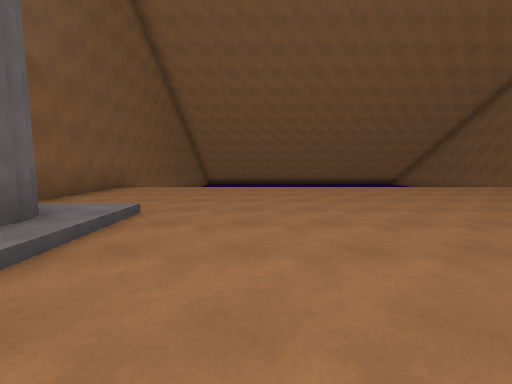
[1] (above)

18 first-person views from a walk through a Unity game level. The camera is 1.4 m above the floor, tilts 6° down and sees 90° across. The floor is counted in squares, 2 m on a side. Each view is taken from the middle of a square. On the plan, view 1 faces up. The plan holds only what a view shows up to about 9 squares ahead; the rest is blank. The place goes on beyond the plan. The player is left out.

[2]
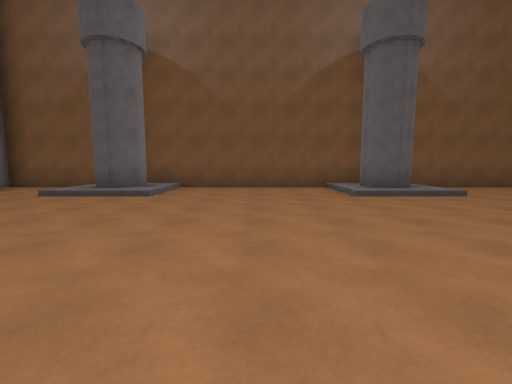

[3]
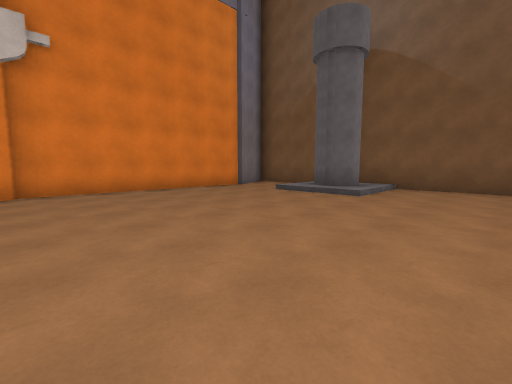

[4]
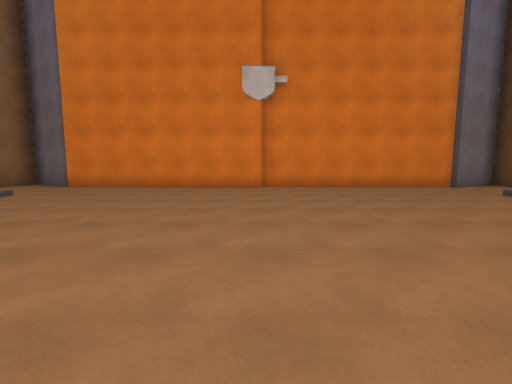

[5]
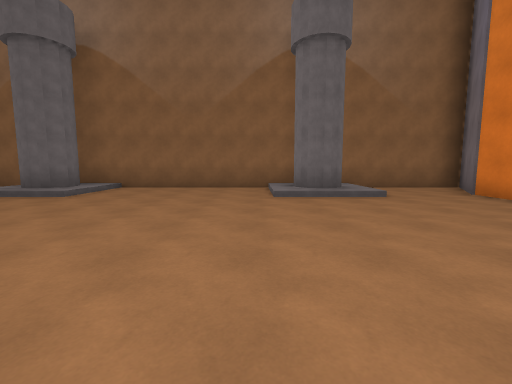

[6]
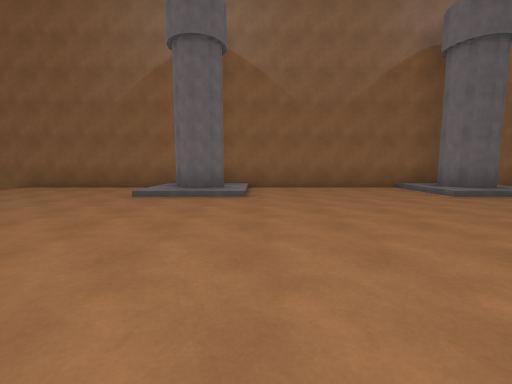

[7]
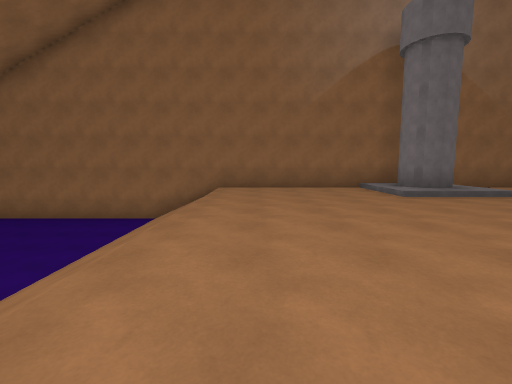

[8]
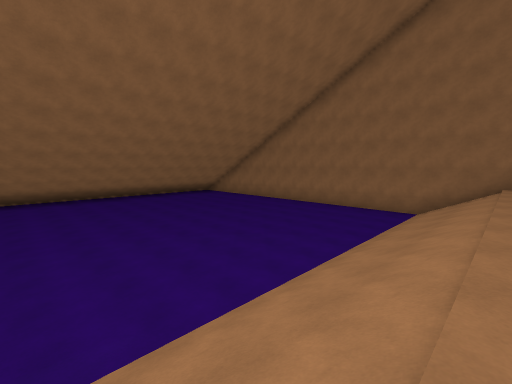

[9]
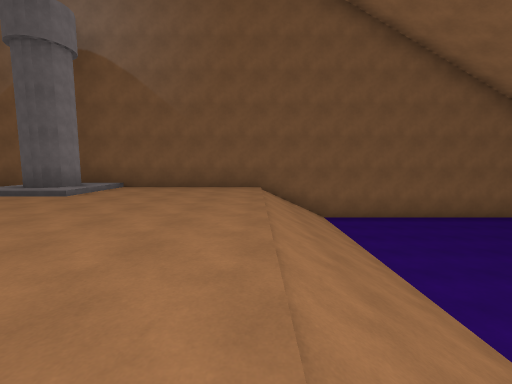

[10]
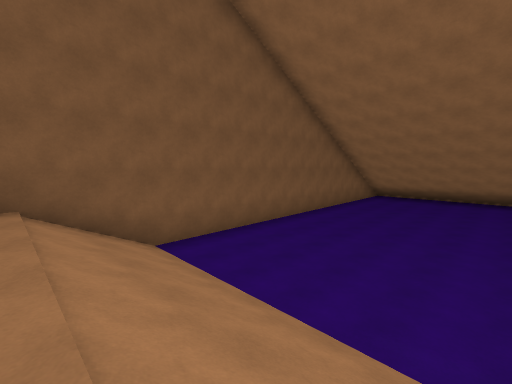

[11]
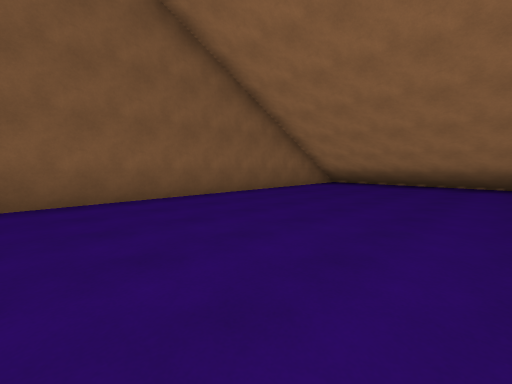

[12]
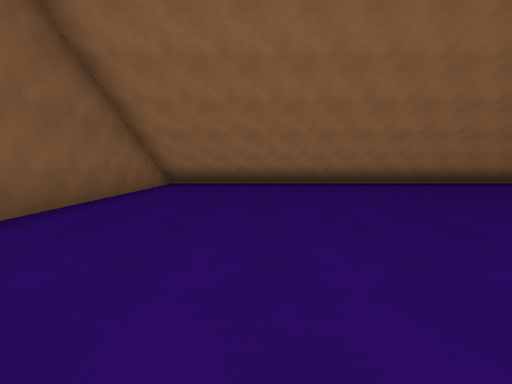

[13]
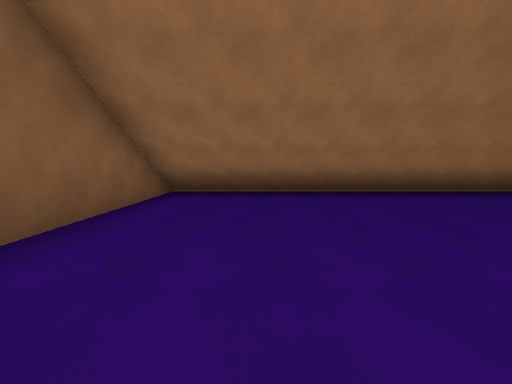

[14]
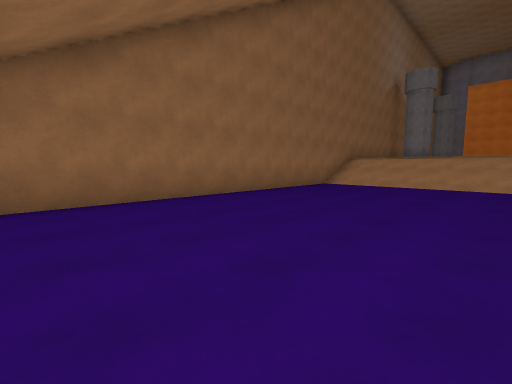

[15]
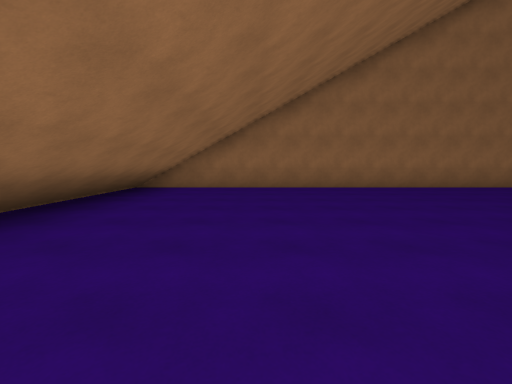

[16]
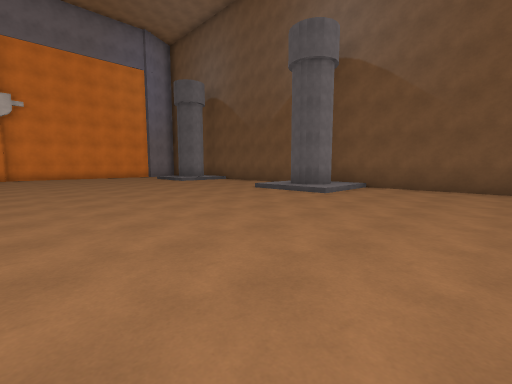

[17]
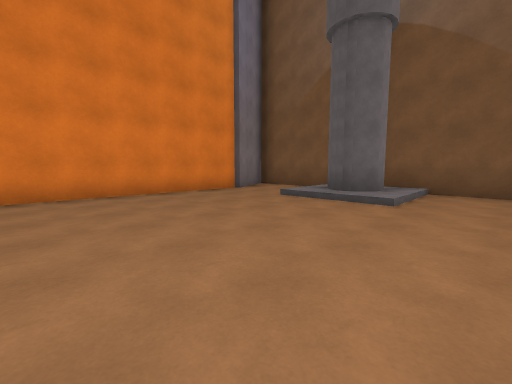

[18]
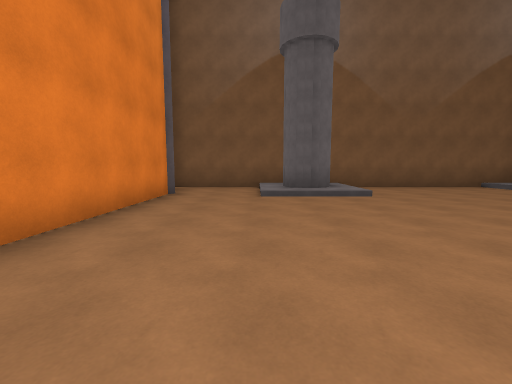

### Floor plan
Key: @ floor where view 1 was taken; # wall or solid block; . main floor; : floor 0.25 m higher than the main floor; - floor 2 m lower than the main floor; / step, stairs or slope.
Columns run from 5 left of view 1 to 12 right of it. Each row starts with its distance up from view 1.
 22 ##################
 21 #----------------#
 20 #----------------#
 19 #----------------#
 18 #----------------#
 17 #----------------#
 16 #----------------#
 15 #----------------#
 14 #----------------#
 13 #----------------#
 12 #----------------#
 11 #----------------#
 10 #////////////////#
  9 #////////////////#
  8 #////////////////#
  7 #................#
  6 #................#
  5 #................#
  4 #.........  .....#
  3 #:#:...........:##
  2 #:#:...........:##
  1 #................#
  0 #....@...........#
 -1 #................#
 -2 #................#
 -3 #................#
 -4 #:::...........:##
 -5 #:#:...........:##
 -6 #///...........//#
 -7 #................#
 -8 #..#.....####....#
 -9 ##########  ######

Positions as (right, up) in squares from view 1, and headings:
1: (0, 0), facing up
2: (4, -1), facing left
3: (4, -1), facing down-left
4: (4, 0), facing down
5: (4, -3), facing right
6: (4, 1), facing right
7: (4, 7), facing right
8: (2, 8), facing up-right
9: (4, 8), facing left
10: (1, 8), facing up-left
11: (1, 13), facing up-left
12: (-1, 13), facing up
13: (-2, 16), facing up
14: (7, 19), facing down-right
15: (4, 19), facing right
16: (4, 7), facing down-left
17: (3, -2), facing down-left
18: (4, -6), facing left
